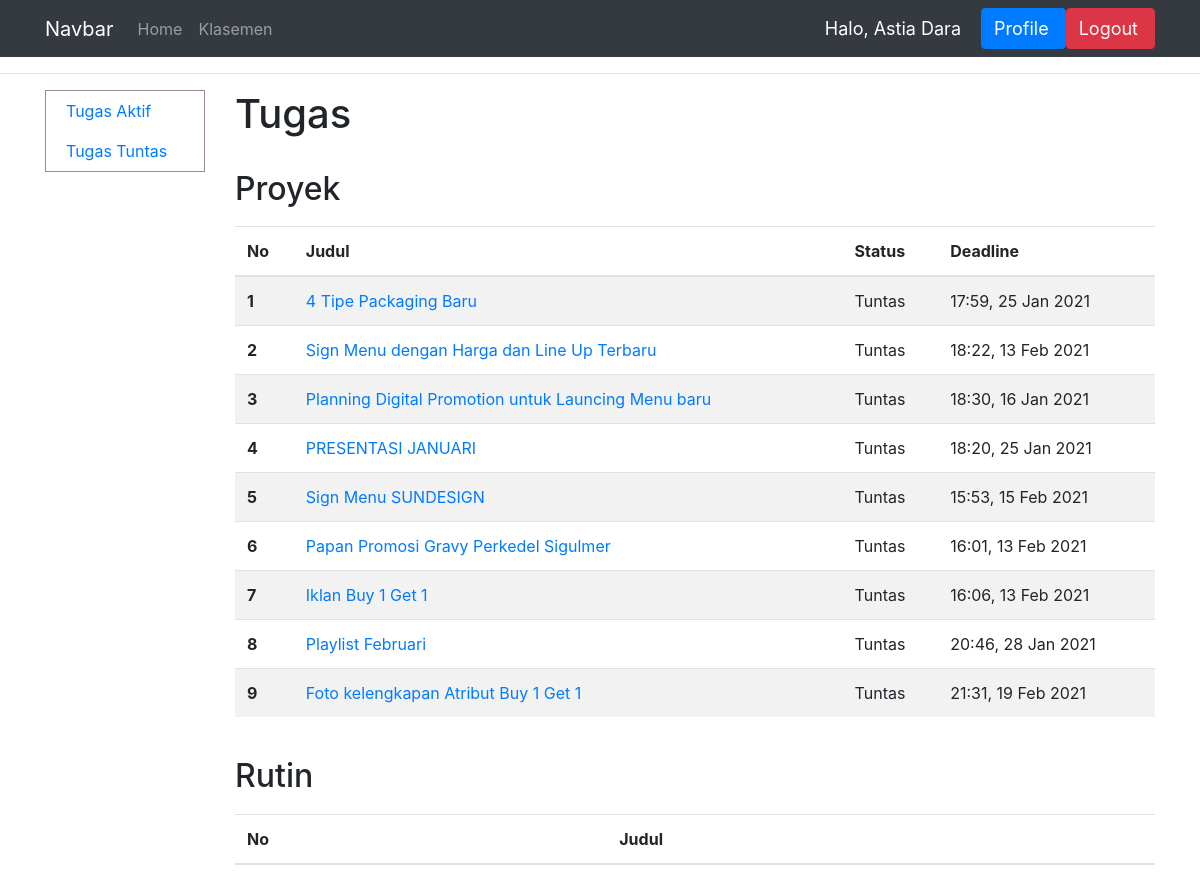
Before: /tugas_tuntas/ (signed in) with the older database file.
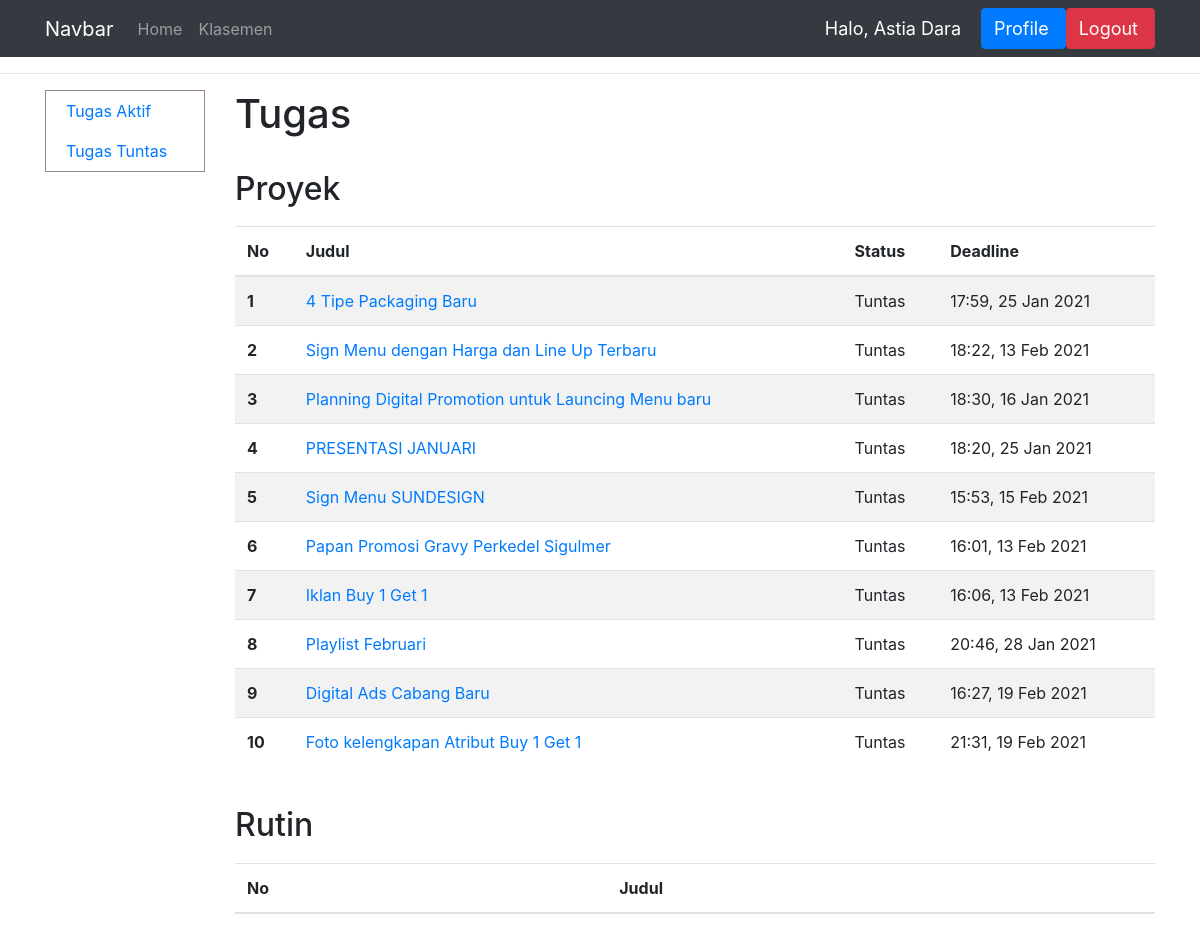
After: the same page with the newer database file.
### dashboard/models.py (models this page shows, shortened)
class TugasProyek(models.Model):
    STATUS = (
        ('Tuntas', 'Tuntas'),
        ('Hold', 'Hold'),
        ('On Progress', 'On Progress'),
        ('Selesai', 'Selesai'),
        ('Deadline', 'Deadline'),
        ('Terlambat', 'Terlambat')
    )
    pemilik_tugas = models.ForeignKey(User, on_delete=models.CASCADE)
    judul = models.CharField(max_length=150)
    isi = models.CharField(max_length=1000)
    deadline = models.DateTimeField('Deadline')
    status = models.CharField(max_length=15, choices=STATUS)
    bukti = models.CharField(max_length=100, null=True)
    penilaian = models.IntegerField(null=True)
    bagian = models.CharField(max_length = 100, null=True)
    komentar = models.CharField(max_length=1000)
    selesai_pada = models.DateTimeField('Selesai pada', null=True)
    link_bukti = models.CharField(max_length=1000, null=True)
    archive = models.BooleanField(null=True, default=False)
    ketuntasan = models.BooleanField(null=True, default=False)

### dashboard/views.py (the view)
# urls.py: path('tugas_tuntas/', views.tugas_tuntas, name='tugas_tuntas'),
@login_required(login_url='login')
def tugas_tuntas(request):
    nama = request.user.first_name
    ngecekdeadline()
    objek_user = User.objects.get(pk=request.user.id)
    t = TugasProyek.objects.filter(pemilik_tugas=objek_user, status="Tuntas")
    context = {'nama' : nama, 'tugas_proyek' : t}
    if not request.user.groups.filter(name='Eksekutif').exists() or request.user.last_name == 'Human Resource':
        context['data_kar'] = True
    return render(request, 'eksekutif/tugas_tuntas.html', context)

### dashboard/views.py (called while the page is built)
def ngecekdeadline():
    tugas = TugasProyek.objects.all()
    for a in tugas:
        deadline = a.deadline
        saat_ini = timezone.now()
        apakah_deadline = (deadline - saat_ini)
        if (apakah_deadline.days < 0) and (a.status == 'On Progress'):
            a.status = "Deadline"
            a.save()
    tugas_rutin = IsiTugasRutin.objects.all()
    for a in tugas_rutin:
        deadline = a.deadline
        saat_ini = timezone.now()
        apakah_deadline = (deadline - saat_ini)
        if (apakah_deadline.days < 0) and (a.status == 'On Progress'):
            a.status = "Deadline"
            a.save()

### templates/eksekutif/tugas_tuntas.html (shortened to what this page needs)
{% extends 'main.html' %}
{% block content %}
<hr>
<div class="container">
    <div class="row">
        {% include 'eksekutif/sidebar.html' %}
        <div class="col">
            <h1>Tugas</h1>
            <br>
            <h2 class="padding-proyek">Proyek</h2>
            <table class="table table-striped">
                <thead>
                  <tr>
                    <th scope="col">No</th>
                    <th scope="col">Judul</th>
                    <th scope="col">Status</th>
                    <th scope="col">Deadline</th>
                  </tr>
                </thead>
                <tbody>
                    {% for isi in tugas_proyek %}
                  <tr>
                    <th scope="row">{{forloop.counter}}</th>
                    <td><a href="{% url 'detail_tugas_proyek' isi.id %}">{{isi.judul}}</a></td>
                    <td>{{isi.status}}</td>
                    <td>{{isi.deadline|time:"H:i"}}, {{isi.deadline|date:"d M Y"}}</td>
                  </tr>
                    {% endfor %}
                </tbody>
              </table>
              <br>
              <h2 class="padding-proyek">Rutin</h2>
              <table class="table table-striped">
                <thead>
                  <tr>
                    <th scope="col">No</th>
                    <th scope="col">Judul</th>
                  </tr>
                </thead>
              </table>
              <br><br><br><br><br><br><br><br>
        </div>
    </div>
</div>
{% endblock %}

Changed rows visible on the page:
now on this page (row edited): TugasProyek: judul "Digital Ads Cabang Baru", status "Tuntas", deadline "16:27", deadline "19 Feb 2021"
